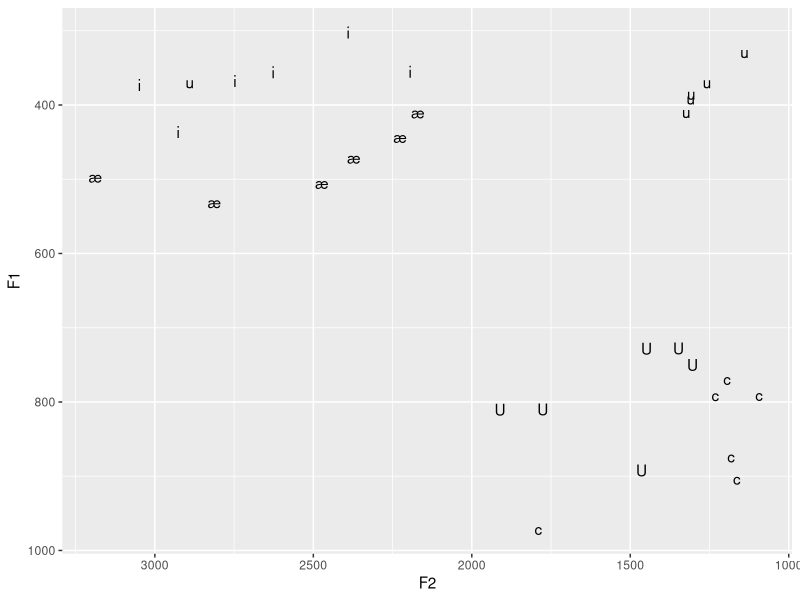

Generate this figure with R:
## ---- chunk 1
knitr::opts_chunk$set(echo = TRUE)
knitr::opts_chunk$set(dev = "png",
                      dpi = 600,
                      echo = FALSE,
                      cache = FALSE)
options(repos = list(CRAN="http://cran.rstudio.com/"))
install.packages('tidyverse') 
library(tidyverse)
## ---- chunk 2
library(ggplot2)
data <- read.csv("LING2200_vowels_2022.csv", header=TRUE)
vowel_space <- ggplot(data, aes(x=F2, y=F1, label=Vowel)) + geom_text() + scale_x_reverse() + scale_y_reverse()
vowel_space
